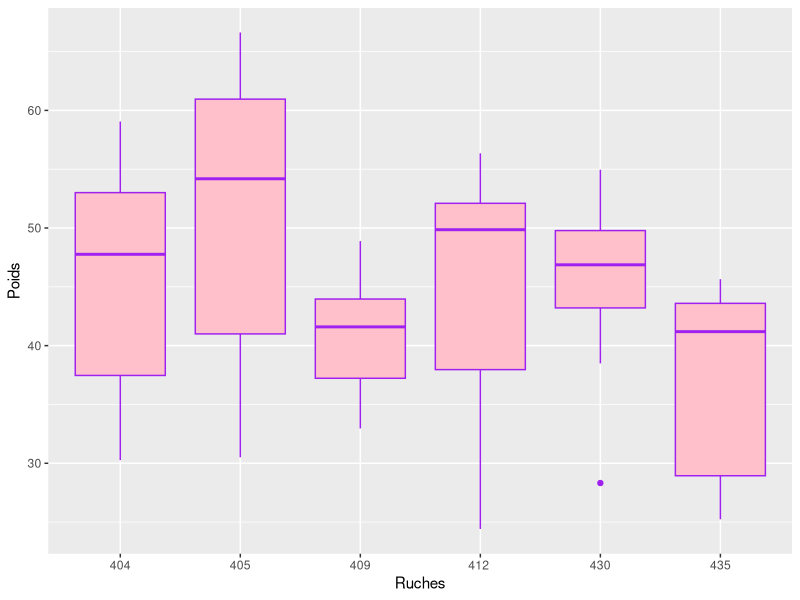
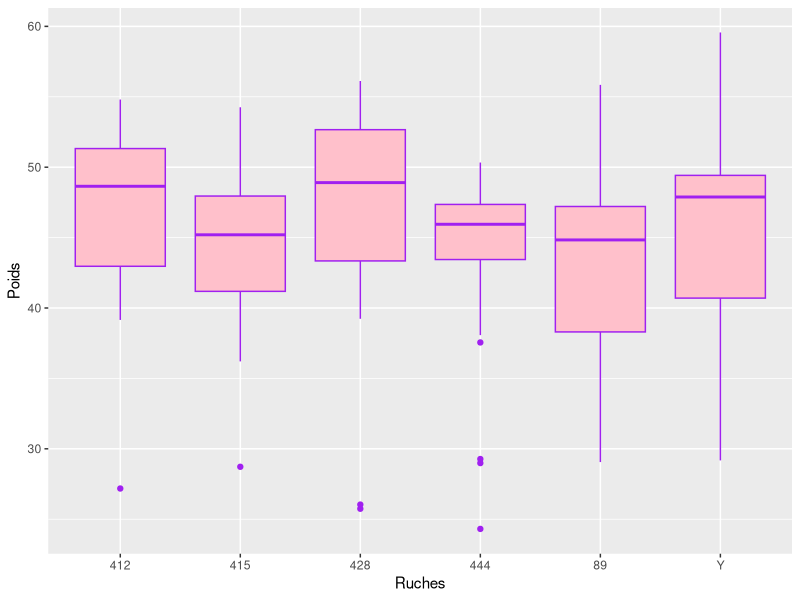

Recreate these plots in R, in order.
library(ggplot2)
library(tidyr)
library(dplyr)
library(readxl)

# Charger les données
poids_ruches <- read_excel("BD/Weight_2023_Sica_Confoux.xlsx")

colnames(poids_ruches) <- c("date", "412 ", "409", "435",
                            "430", "404", "405",
                            "415", "428", "444",
                            "412", "Y", "89")

poids_sansdate <- poids_ruches[2:13]

#Suppression de la colonne Date et des rûches de Confoux
poids_sica_sansdate <- poids_sansdate[7:12]

#Suppression de la colonne Date et des rûches de Sica
poids_confoux_sansdate <- poids_sansdate[1:6]

# Transformer les données en format long

poids_long_confoux <- poids_confoux_sansdate%>%
  pivot_longer(cols = everything(), names_to = "ruche", values_to = "poids") %>%
  filter(!is.na(poids))  # Filtrer les valeurs manquantes

poids_long_sica <- poids_sica_sansdate%>%
  pivot_longer(cols = everything(), names_to = "ruche", values_to = "poids") %>%
  filter(!is.na(poids))  # Filtrer les valeurs manquantes

#Tracé des boxplot
ggplot(poids_long_confoux, aes(x = ruche, y = poids)) +
  geom_boxplot(fill = "pink", color = "purple") +
  labs(y = "Poids", x ="Ruches")

ggplot(poids_long_sica, aes(x = ruche, y = poids)) +
  geom_boxplot(fill = "pink", color = "purple") +
  labs(y = "Poids", x = "Ruches")

# mauve = médiane
# moustache = étendue des données en dehors des quantiles

